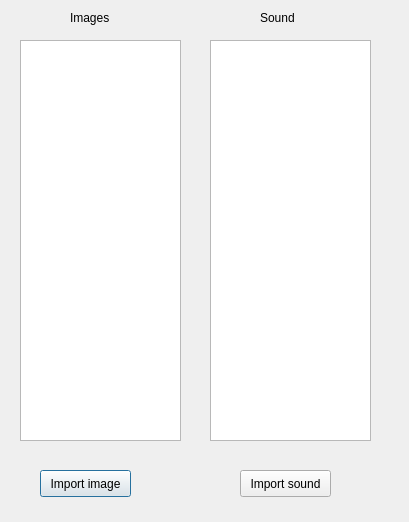
<?xml version="1.0" encoding="UTF-8"?>
<ui version="4.0">
 <class>ResourceManagerDialog</class>
 <widget class="QDialog" name="ResourceManagerDialog">
  <property name="geometry">
   <rect>
    <x>0</x>
    <y>0</y>
    <width>409</width>
    <height>522</height>
   </rect>
  </property>
  <property name="windowTitle">
   <string>Resource Manager</string>
  </property>
  <widget class="QListWidget" name="imageList">
   <property name="geometry">
    <rect>
     <x>20</x>
     <y>40</y>
     <width>161</width>
     <height>401</height>
    </rect>
   </property>
  </widget>
  <widget class="QListWidget" name="soundList">
   <property name="geometry">
    <rect>
     <x>210</x>
     <y>40</y>
     <width>161</width>
     <height>401</height>
    </rect>
   </property>
  </widget>
  <widget class="QPushButton" name="importImageButton">
   <property name="geometry">
    <rect>
     <x>40</x>
     <y>470</y>
     <width>91</width>
     <height>27</height>
    </rect>
   </property>
   <property name="text">
    <string>Import image</string>
   </property>
  </widget>
  <widget class="QPushButton" name="importSoundButton">
   <property name="geometry">
    <rect>
     <x>240</x>
     <y>470</y>
     <width>91</width>
     <height>27</height>
    </rect>
   </property>
   <property name="text">
    <string>Import sound</string>
   </property>
  </widget>
  <widget class="QLabel" name="label">
   <property name="geometry">
    <rect>
     <x>70</x>
     <y>10</y>
     <width>51</width>
     <height>16</height>
    </rect>
   </property>
   <property name="text">
    <string>Images</string>
   </property>
  </widget>
  <widget class="QLabel" name="label_2">
   <property name="geometry">
    <rect>
     <x>260</x>
     <y>10</y>
     <width>41</width>
     <height>16</height>
    </rect>
   </property>
   <property name="text">
    <string>Sound</string>
   </property>
  </widget>
 </widget>
 <resources/>
 <connections/>
</ui>
